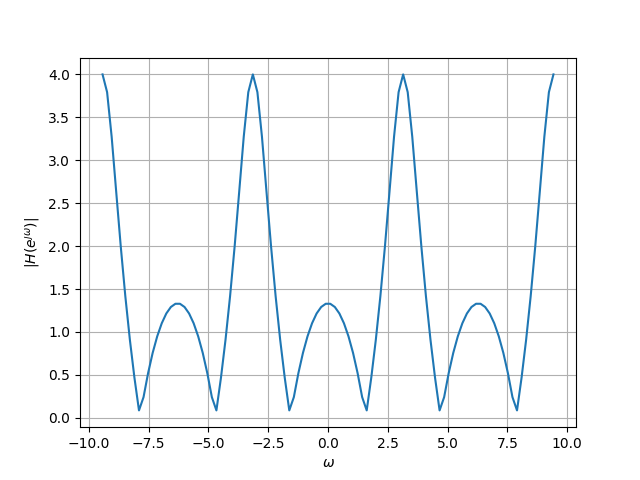

Recreate this plot in Python.
import numpy as np
import matplotlib.pyplot as plt
#if using termux
#import subprocess
#import shlex
#end if

#DTFT
def H(z):
	num = np.polyval([1,0,1],z**(-1))
	den = np.polyval([0.5,1],z**(-1))
	H = num/den
	return H
		
#Input and Output
omega = np.linspace(-3*np.pi,3*np.pi,100)

#subplots
plt.plot(omega, abs(H(np.exp(1j*omega))))
plt.xlabel('$\omega$')
plt.ylabel('$|H(e^{\jmath\omega})| $')
plt.grid()# minor

#if using termux
plt.savefig('45.png')
#subprocess.run(shlex.split("termux-open ../figs/dtft.pdf"))
#else
#plt.show()